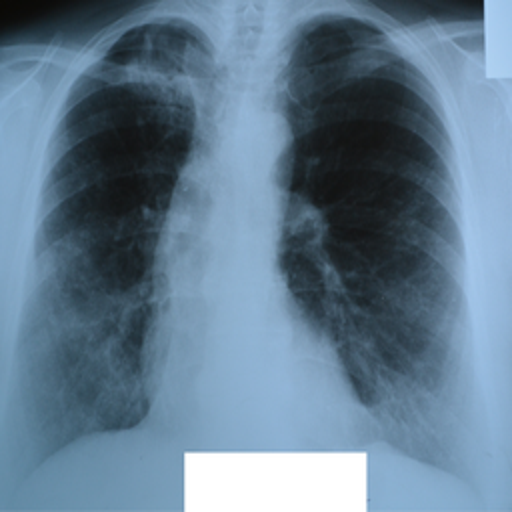
#> input picture sample.png, 512 x 512 px
$ python -i image_processing.py   (imports and definitions only)
#> lines starting #> are read from the running program, lines starting #| are printed output that depends on the picture; after the words box and inside, x2 and y2 are one past the last pixel; in counts of white or black regions, pixels touching at a corner belong together
import cv2
import numpy as np
from PIL import Image
import streamlit as st

class ImageProcessor:
    def __init__(self):
        """Initialize image processor with standard parameters."""
        self.target_size = (224, 224)
        self.normalization_range = (0, 1)

    def preprocess_image(self, image):
        """
        Preprocess chest X-ray image for TB detection model.

        Args:
            image: PIL Image object

        Returns:
            Preprocessed numpy array ready for model input
        """
        try:
            # Convert PIL image to numpy array
            if isinstance(image, Image.Image):
                image_array = np.array(image)
            else:
                image_array = image

            # Convert to RGB if needed
            if len(image_array.shape) == 3 and image_array.shape[2] == 4:
                # RGBA to RGB
                image_array = cv2.cvtColor(image_array, cv2.COLOR_RGBA2RGB)
            elif len(image_array.shape) == 2:
                # Grayscale to RGB
                image_array = cv2.cvtColor(image_array, cv2.COLOR_GRAY2RGB)

            # Resize image
            resized_image = cv2.resize(image_array, self.target_size)

            # Apply preprocessing pipeline
            processed_image = self._apply_preprocessing_pipeline(resized_image)

            return processed_image

        except Exception as e:
            raise Exception(f"Image preprocessing failed: {str(e)}")

    def _apply_preprocessing_pipeline(self, image):
        """Apply comprehensive preprocessing pipeline."""
        # 1. Noise reduction
        denoised = self._denoise_image(image)

        # 2. Contrast enhancement
        enhanced = self._enhance_contrast(denoised)

        # 3. Normalization
        normalized = self._normalize_image(enhanced)

        # 4. Lung region emphasis (optional enhancement)
        emphasized = self._emphasize_lung_regions(normalized)

        return emphasized

    def _denoise_image(self, image):
        """Remove noise from the image."""
        # Apply bilateral filter to reduce noise while preserving edges
        if len(image.shape) == 3:
            denoised = cv2.bilateralFilter(image, 9, 75, 75)
        else:
            denoised = cv2.bilateralFilter(image, 9, 75, 75)

        return denoised

    def _enhance_contrast(self, image):
        """Enhance image contrast using CLAHE."""
        # Convert to LAB color space for better contrast enhancement
        if len(image.shape) == 3:
            lab = cv2.cvtColor(image, cv2.COLOR_RGB2LAB)
#> lab: shape (224, 224, 3); mean of channels 0, 1, 2 127.1, 124.2, 114.4
            l_channel, a_channel, b_channel = cv2.split(lab)
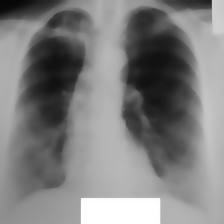
#> l_channel: shape (224, 224); min 7, max 255, mean 127.1
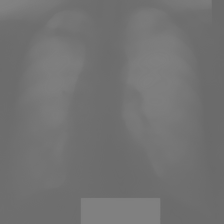
#> b_channel: shape (224, 224); min 106, max 130, mean 114.4

            # Apply CLAHE to L channel
            clahe = cv2.createCLAHE(clipLimit=2.0, tileGridSize=(8, 8))
            l_channel = clahe.apply(l_channel)
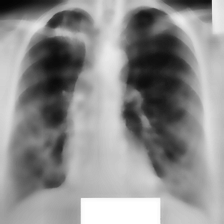
#> l_channel: shape (224, 224); min 5, max 255, mean 142.3

            # Merge channels back
            enhanced_lab = cv2.merge([l_channel, a_channel, b_channel])
#> enhanced_lab: shape (224, 224, 3); mean of channels 0, 1, 2 142.3, 124.2, 114.4
            enhanced = cv2.cvtColor(enhanced_lab, cv2.COLOR_LAB2RGB)
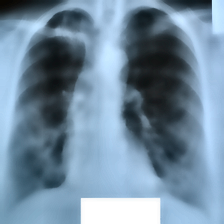
#> enhanced: shape (224, 224, 3); mean R, G, B 114.6, 139.7, 160.1
        else:
            # For grayscale images
            clahe = cv2.createCLAHE(clipLimit=2.0, tileGridSize=(8, 8))
            enhanced = clahe.apply(image)

        return enhanced

    def _normalize_image(self, image):
        """Normalize image pixel values."""
        # Convert to float and normalize to [0, 1]
        normalized = image.astype(np.float32) / 255.0

        return normalized

    def _emphasize_lung_regions(self, image):
        """Apply techniques to emphasize lung regions."""
        # This is a simplified lung region emphasis
        # In a production system, you might use more sophisticated lung segmentation

        # Convert to grayscale for processing
        if len(image.shape) == 3:
            gray = cv2.cvtColor((image * 255).astype(np.uint8), cv2.COLOR_RGB2GRAY)
        else:
            gray = (image * 255).astype(np.uint8)

        # Apply morphological operations to enhance lung structures
        kernel = cv2.getStructuringElement(cv2.MORPH_ELLIPSE, (5, 5))
        opened = cv2.morphologyEx(gray, cv2.MORPH_OPEN, kernel)

        # Create a mask for lung regions (simplified approach)
        lung_mask = self._create_lung_mask(gray)

        # Apply mask to original image
        if len(image.shape) == 3:
            emphasized = image.copy()
            for i in range(3):
                emphasized[:, :, i] = emphasized[:, :, i] * (lung_mask / 255.0)
        else:
            emphasized = image * (lung_mask / 255.0)

        return emphasized

    def _create_lung_mask(self, gray_image):
        """Create a simplified lung mask."""
        # Apply threshold to separate lung regions
        _, thresh = cv2.threshold(gray_image, 0, 255, cv2.THRESH_BINARY + cv2.THRESH_OTSU)
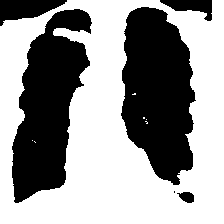
#> thresh: shape (224, 224); 59% white; 6 black regions (1 under 20 px), largest, box (x1, y1, x2, y2) and area: (121, 7, 196, 185) 9726, (12, 9, 92, 203) 9136, (0, 0, 67, 26) 1013, (160, 0, 212, 21) 556, (177, 192, 194, 203) 129

        # Remove small noise
        kernel = cv2.getStructuringElement(cv2.MORPH_ELLIPSE, (3, 3))
        cleaned = cv2.morphologyEx(thresh, cv2.MORPH_CLOSE, kernel)
#> cleaned: shape (224, 224); 59.1% white; 5 black regions

        # Fill holes in lung regions
        contours, _ = cv2.findContours(cleaned, cv2.RETR_EXTERNAL, cv2.CHAIN_APPROX_SIMPLE)
#> contours = 1 contour; box (x1, y1, x2, y2) and area: (0, 0, 224, 224) 48160

        # Create mask with largest contours (likely lung regions)
        mask = np.zeros_like(gray_image)
        if contours:
            # Sort contours by area and keep the largest ones
            contours = sorted(contours, key=cv2.contourArea, reverse=True)

            # Draw the largest contours (up to 2 for lungs)
            for i, contour in enumerate(contours[:2]):
                if cv2.contourArea(contour) > 1000:  # Filter small areas
                    cv2.fillPoly(mask, [contour], (255,))
#> this loop made 1 pass
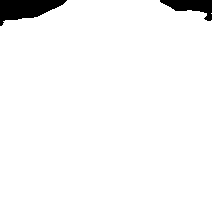
#> mask: shape (224, 224); 96.9% white; 2 black regions, box (x1, y1, x2, y2) and area: (0, 0, 67, 26) 1011, (160, 0, 212, 21) 556

        return mask

    # [88 lines left out: functions validate_image, get_image_statistics, not called in this run]

>>> import cv2
>>> picture = cv2.cvtColor(cv2.imread('../sample.png'), cv2.COLOR_BGR2RGB)
>>> result = ImageProcessor().preprocess_image(picture)
#> after the loop in _emphasize_lung_regions, `for i in range(3):`:
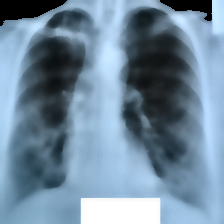
#> emphasized: shape (224, 224, 3) float32; mean R, G, B 0.443, 0.54, 0.619
